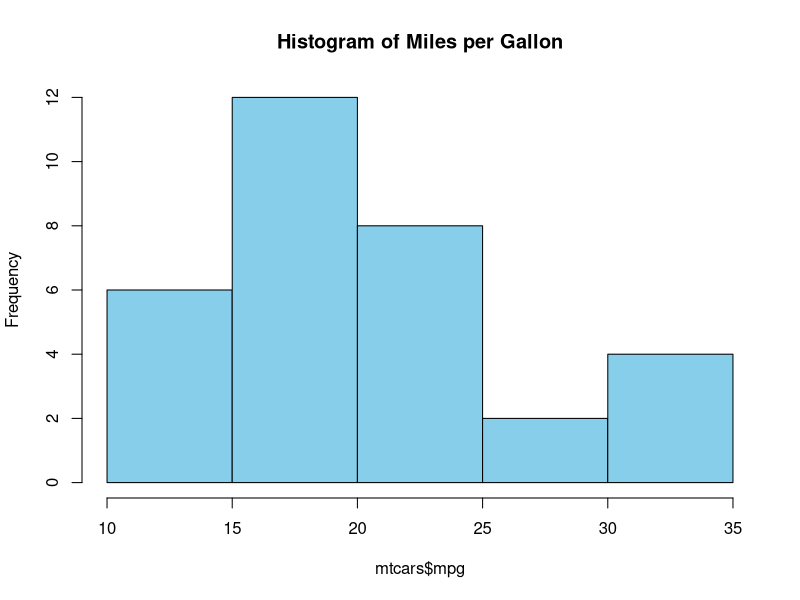
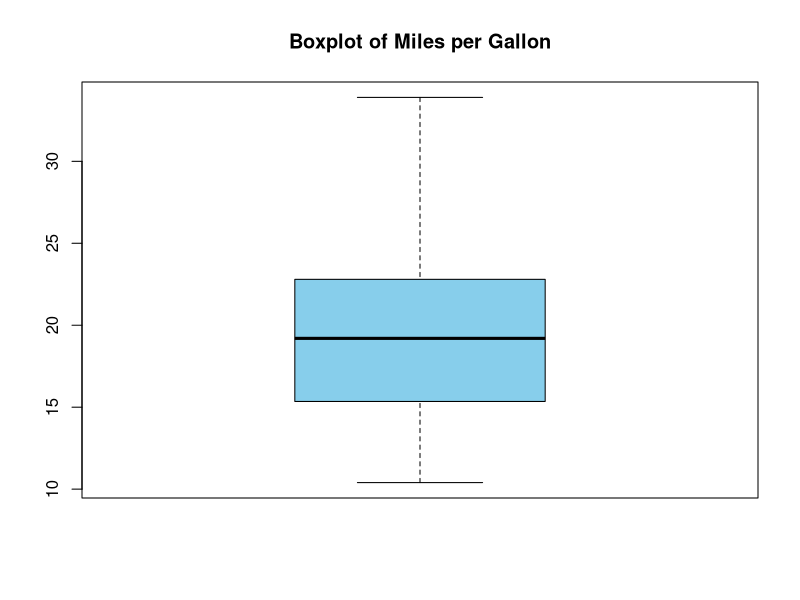

R code for these plots, in order:
summary(mtcars)
mean(mtcars$mpg)
sd(mtcars$mpg)
max(mtcars$mpg)

# Histogram
hist(mtcars$mpg,
     main = "Histogram of Miles per Gallon",
     col = "skyblue")

# Try add in master
boxplot(mtcars$mpg,
        main = "Boxplot of Miles per Gallon",
        col = "skyblue")
